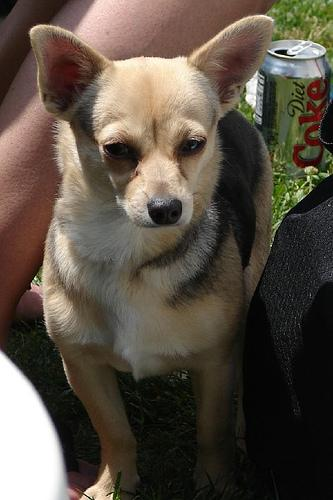
#> input picture image/images/n02085620-Chihuahua/n02085620_10074.jpg, 333 x 500 px, found by its file name; its folder holds only this picture in this run
$ jupyter execute --allow-errors dog.ipynb
#> lines starting #> are read from the running program, lines starting #| are printed output that depends on the picture
[cell 1]
import os
import cv2
import numpy as np
from skimage.feature import hog
from skimage import exposure
from skimage.transform import rotate
import os
import cv2
import numpy as np
import pandas as pd
import matplotlib.pyplot as plt
import seaborn as sns
from sklearn.model_selection import train_test_split, GridSearchCV
from sklearn.linear_model import LogisticRegression
from sklearn.metrics import accuracy_score, confusion_matrix, roc_curve, auc
from sklearn.preprocessing import StandardScaler, LabelEncoder
from sklearn.cluster import KMeans
from sklearn.decomposition import PCA
from skimage.feature import hog
from skimage import exposure
from skimage.color import rgb2gray
from skimage.transform import rotate
from sklearn.ensemble import RandomForestClassifier
from sklearn.svm import SVC
from sklearn.model_selection import cross_val_score, KFold
from sklearn.metrics import mean_squared_error, mean_absolute_error, make_scorer

[cell 2]
# Function to extract HOG features from an image
def extract_hog_features(img):
    # Convert the image to grayscale if it's not already
    if img.ndim > 2:
        img = cv2.cvtColor(img, cv2.COLOR_RGB2GRAY)

    # Compute HOG features
    hog_features, _ = hog(img, orientations=8, pixels_per_cell=(8, 8),
                          cells_per_block=(2, 2), block_norm='L2-Hys', visualize=True)

    # Rescale intensity for better visibility of HOG features
    hog_features_rescaled = exposure.rescale_intensity(hog_features, in_range=(0, 10))

    return hog_features_rescaled.flatten()

# Function to extract color-based features (mean of RGB channels)
def extract_color_features(img):
    color_features = np.mean(img, axis=(0, 1))
    return color_features

# Data augmentation function
def augment_image(img):
    # Perform rotation by a random angle between -10 and 10 degrees
    angle = np.random.uniform(-10, 10)
    augmented_img = rotate(img, angle, mode='reflect', preserve_range=True).astype(np.uint8)
    return augmented_img

[cell 3]
# Path to the dataset
data_dir = r"Images"  # Replace with the actual path

# Lists to store features and labels
features = []
labels = []

# Loop through each class (breed) in the dataset
for breed_folder in os.listdir(data_dir):
    breed_path = os.path.join(data_dir, breed_folder)

    # Loop through each image in the breed folder
    for img_name in os.listdir(breed_path):
        img_path = os.path.join(breed_path, img_name)

        # Read the image
        img = cv2.imread(img_path)
#> img is the input picture: shape (500, 333, 3); mean B, G, R 67.9, 79.4, 89
        img = cv2.cvtColor(img, cv2.COLOR_BGR2RGB)  # Convert to RGB

        # Resize the image (optional, but can be useful for consistency)
        img = cv2.resize(img, (128, 128))
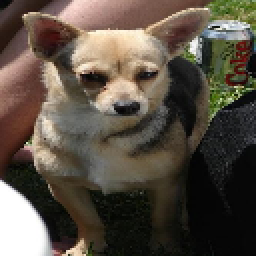
#> img: shape (128, 128, 3) (shown 2 times larger); mean R, G, B 89, 79.4, 67.9

        # Extract HOG features
        hog_features = extract_hog_features(img)
#> in extract_hog_features, `img = cv2.cvtColor(img, cv2.COLOR_RGB2GRAY)`:
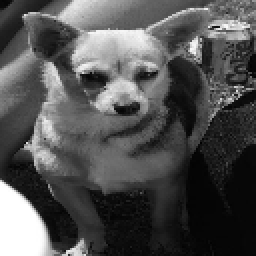
#> img: shape (128, 128) (shown 2 times larger); min 1, max 255, mean 80.9
#> in extract_hog_features, `hog_features, _ = hog(img, orientations=8, pixels_per_cell=(8, 8), cel..`: hog_features = 7200 values, max 0.703 at index 5773, min 0 at index 21, mean 0.141
#> in extract_hog_features, `hog_features_rescaled = exposure.rescale_intensity(hog_features, in_ra..`: hog_features_rescaled = 7200 values, max 0.0703 at index 5773, min 0 at index 21, mean 0.0141
#> hog_features has the same summary as hog_features_rescaled in extract_hog_features

        # Extract color features
        color_features = extract_color_features(img)
#> in extract_color_features, `color_features = np.mean(img, axis=(0, 1))`: color_features = [89.02, 79.36, 67.93]
#> color_features = [89.02, 79.36, 67.93]

        # Append features and labels to the lists
        features.append(np.concatenate((hog_features, color_features)))
        labels.append(breed_folder)

        # Augment the image and extract features from augmented image
        augmented_img = augment_image(img)
#> in augment_image, `augmented_img = rotate(img, angle, mode='reflect', preserve_range=True..`:
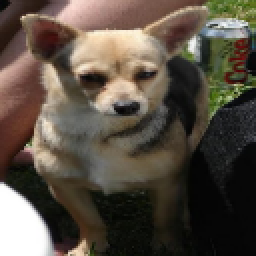
#> augmented_img: shape (128, 128, 3) (shown 2 times larger); mean R, G, B 88.5, 78.9, 67.5
        augmented_hog_features = extract_hog_features(augmented_img)
#> in extract_hog_features (call 2), `img = cv2.cvtColor(img, cv2.COLOR_RGB2GRAY)`:
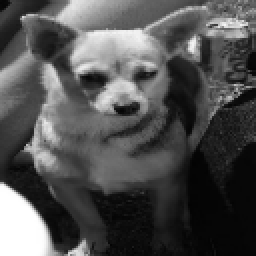
#> img: shape (128, 128) (shown 2 times larger); min 3, max 255, mean 80.5
#> in extract_hog_features (call 2), `hog_features, _ = hog(img, orientations=8, pixels_per_cell=(8, 8), cel..`: hog_features = 7200 values, max 0.912 at index 6254, min 0 at index 5, mean 0.137
#> in extract_hog_features (call 2), `hog_features_rescaled = exposure.rescale_intensity(hog_features, in_ra..`: hog_features_rescaled = 7200 values, max 0.0912 at index 6254, min 0 at index 5, mean 0.0137
#> augmented_hog_features has the same summary as hog_features_rescaled in extract_hog_features
        augmented_color_features = extract_color_features(augmented_img)
#> augmented_color_features = [88.53, 78.89, 67.5]

        # Append features and labels from augmented image
        features.append(np.concatenate((augmented_hog_features, augmented_color_features)))
        labels.append(breed_folder)
#> pass 2 of the loop `for breed_folder in os.listdir(data_dir):`:
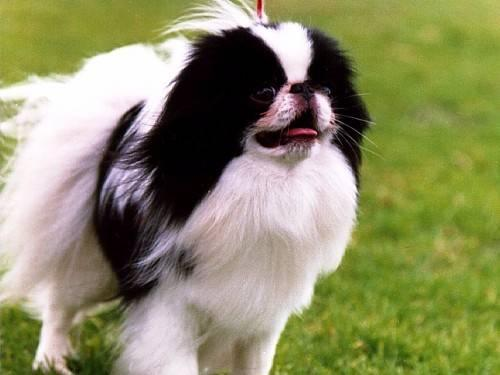
#> input picture image/images/n02085782-Japanese_spaniel/n02085782_1039.jpg, 500 x 375 px, found by its file name
#> img is the input picture: shape (375, 500, 3); mean B, G, R 101.1, 141.1, 141
#> in extract_hog_features (call 3), `img = cv2.cvtColor(img, cv2.COLOR_RGB2GRAY)`:
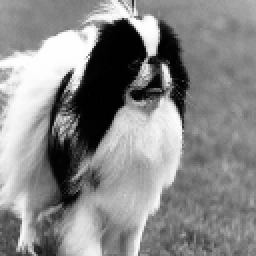
#> img: shape (128, 128) (shown 2 times larger); min 0, max 255, mean 136.4
#> in extract_hog_features (call 3), `hog_features, _ = hog(img, orientations=8, pixels_per_cell=(8, 8), cel..`: hog_features = 7200 values, max 0.686 at index 2560, min 0 at index 5, mean 0.139
#> hog_features_rescaled = 7200 values, max 0.0686 at index 2560, min 0 at index 5, mean 0.0139
#> `hog_features = extract_hog_features(img)`: hog_features has the same summary as hog_features_rescaled in extract_hog_features
#> `color_features = extract_color_features(img)`: color_features = [140.8, 141, 101]
#> in extract_hog_features (call 4), `img = cv2.cvtColor(img, cv2.COLOR_RGB2GRAY)`:
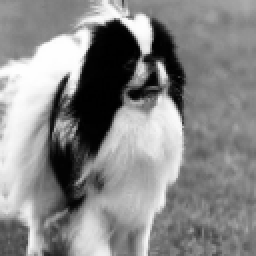
#> img: shape (128, 128) (shown 2 times larger); min 0, max 254, mean 135.8
#> in extract_hog_features (call 4), `hog_features, _ = hog(img, orientations=8, pixels_per_cell=(8, 8), cel..`: hog_features = 7200 values, max 0.622 at index 2560, min 0 at index 1, mean 0.135
#> hog_features_rescaled = 7200 values, max 0.0622 at index 2560, min 0 at index 1, mean 0.0135
#> augmented_hog_features has the same summary as hog_features_rescaled in extract_hog_features
#> augmented_color_features = [140.2, 140.5, 100.2]

# Convert lists to NumPy arrays
features = np.array(features)
labels = np.array(labels)

[cell 4]
# Shuffle the dataset
indices = np.arange(features.shape[0])
#> indices = [0, 1, 2, 3]
np.random.shuffle(indices)

features = features[indices]
labels = labels[indices]

[cell 5]
# Encode the labels into numerical values
label_encoder = LabelEncoder()
encoded_labels = label_encoder.fit_transform(labels)
#> encoded_labels = [0, 1, 0, 1]

[cell 6]
# Split the data into training, validation, and testing sets
X_train, X_temp, y_train, y_temp = train_test_split(features, encoded_labels, test_size=0.4, random_state=42)
#> y_train = [0, 0]; y_temp = [1, 1]
X_val, X_test, y_val, y_test = train_test_split(X_temp, y_temp, test_size=0.5, random_state=42)
#> y_val = [1]; y_test = [1]
# Normalize features
scaler = StandardScaler()
X_train = scaler.fit_transform(X_train)
X_val = scaler.transform(X_val)
X_test = scaler.transform(X_test)

[cell 7]
# Create logistic regression classifier with grid search for hyperparameter tuning
param_grid = {'C': [0.1, 1, 10], 'max_iter': [500, 1000, 2000]}
logreg_model = GridSearchCV(LogisticRegression(solver='lbfgs', multi_class='auto'), param_grid, cv=3)
#> (the rest of this cell did not finish here and is left out)

#> (a cell that did not finish here is left out)

#> (a cell that did not finish here is left out)

[cell 10]
# Normalize features
scaler = StandardScaler()
X_train_scaled = scaler.fit_transform(X_train)
X_val_scaled = scaler.transform(X_val)

# Lists to store accuracy and iteration number ( number of times the algorithm goes through the entire dataset )
accuracies = []
iterations = []

# Vary the max_iter parameter
#> (the rest of this cell did not finish here and is left out)

#> (a cell that did not finish here is left out)

[cell 12]
# Calculate ROC curve for each class on the validation set
num_classes = len(np.unique(encoded_labels))
#> num_classes = 2
fpr_val = dict()
tpr_val = dict()
roc_auc_val = dict()

#> (the rest of this cell did not finish here and is left out)

[cell 13]
# Plot ROC curves on the validation set
plt.figure(figsize=(10, 8))
#> (the rest of this cell did not finish here and is left out)

[cell 14]
# Concatenate the features from training and testing sets
all_features = np.vstack([X_train, X_test])

# Choose the number of clusters (k)
k = 5  # You can adjust this based on your requirements

# Fit KMeans model
kmeans = KMeans(n_clusters=k, random_state=42)
#> (the rest of this cell did not finish here and is left out)

[cell 15]
# Concatenate features for training and testing sets
all_features = np.vstack([X_train, X_test])

# Fit PCA model
pca = PCA(n_components=2, random_state=42)
pca_result = pca.fit_transform(all_features)
#> pca_result = [[-63979, -83.14], [-63982.2, 83.13], [127961.2, 0.00138]]

# Add cluster labels to the PCA results
#> (the rest of this cell did not finish here and is left out)
